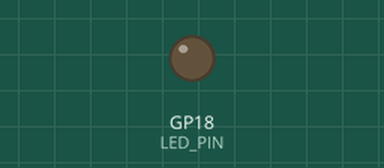
Bench run of a program on a simulated Raspberry Pi Pico running MicroPython. On the bench: output pins drawn as LEDs (lit = HIGH). What the program prints to the serial console is not drawn. At 10.0 s the program stops and its outputs stay as they are.

Above: at 0.17 s.
At 4.75 s:
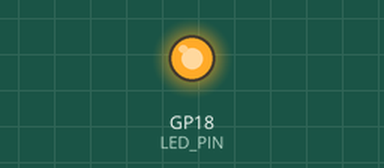
Timing chart, 0 to 11.0 s (numbered marks = the images above):
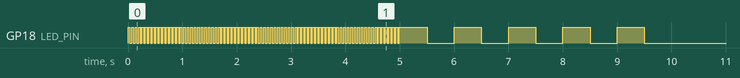

Measured:
- by itself, GP18 (LED_PIN): goes 78 × (HIGH 0.03 s, LOW 0.03 s), 4 × (HIGH 0.51 s, LOW 0.50 s), HIGH 0.50 s, then LOW

The program:

pio_led_test.py
```python
from machine import Pin
from rp2 import PIO, StateMachine, asm_pio
import utime

LED_PIN = 18  # Onboard LED pin for Raspberry Pi Pico

@asm_pio(set_init=PIO.OUT_LOW)
def blink():
    wrap_target()
    set(pins, 1)   [31]  # Turn LED on and delay
    nop()          [31]  # Additional delay
    set(pins, 0)   [31]  # Turn LED off and delay
    nop()          [31]  # Additional delay
    wrap()

class PIOLEDController:
    def __init__(self):
        self.sm = StateMachine(0, blink, freq=2000, set_base=Pin(LED_PIN))
        print(f"PIO initialized with LED on pin {LED_PIN}")

    def start_blink(self):
        print("Starting LED blink")
        self.sm.active(1)

    def stop_blink(self):
        print("Stopping LED blink")
        self.sm.active(0)

    def manual_toggle(self, count=5, delay_ms=500):
        led = Pin(LED_PIN, Pin.OUT)
        for _ in range(count):
            print("LED ON")
            led.value(1)
            utime.sleep_ms(delay_ms)
            print("LED OFF")
            led.value(0)
            utime.sleep_ms(delay_ms)

# Usage
controller = PIOLEDController()

print("Testing PIO blink")
controller.start_blink()
utime.sleep(5)  # Let it blink for 5 seconds
controller.stop_blink()

print("Testing manual toggle")
controller.manual_toggle()

print("Test complete")
```
